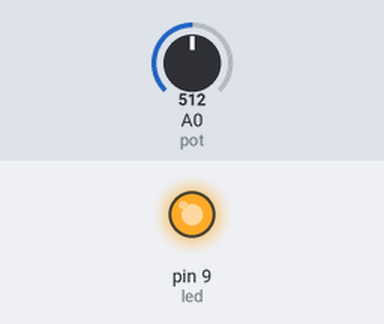
The sketch below on a simulated Arduino Uno, built with avr-gcc and run on an emulated ATmega328P. Shown: output pins drawn as LEDs (lit = HIGH). The test bench sets the inputs (shaded band); at power-on: A0 (pot) = 512.

Above: at 1.2 s.
1.3 s: A0 (pot) set to 504
At 1.7 s:
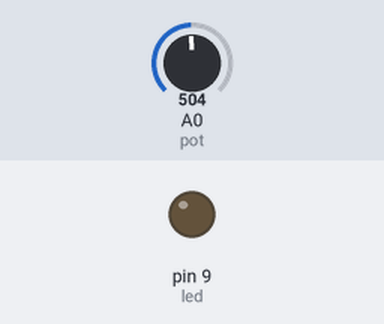
2.8 s: A0 (pot) set to 522
At 4.0 s:
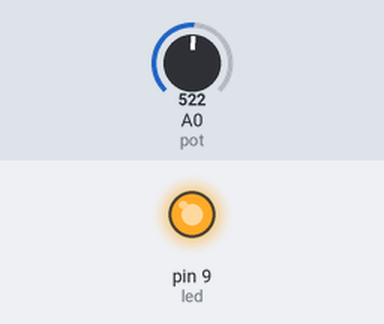
4.3 s: A0 (pot) set to 511
At 5.2 s:
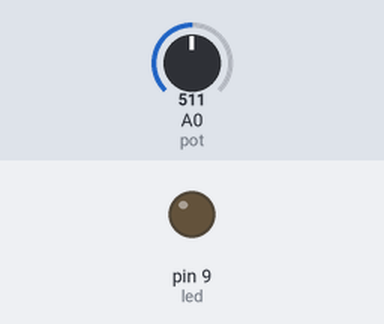
Timing chart, 0 to 7.3 s (numbered marks = the images above; inputs shaded):
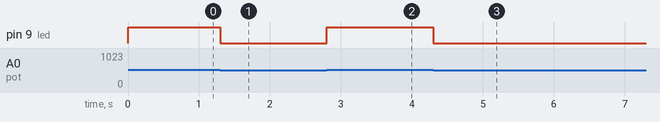

The sketch:

LED_POT.ino
```cpp
int led = 9;
int pot = A0;

void setup() {
  // put your setup code here, to run once:
  pinMode(led, OUTPUT);
}

void loop() {
  // put your main code here, to run repeatedly:
  int val = analogRead(pot);
  if(val >= 512) {
    digitalWrite(led, HIGH);
  }
  else {
    digitalWrite(led, LOW);
  }
}
```

Measured:
- the behaviour switches between 512 and 511 on A0 (pot) (found by bisection; images 0 and 1)
- after the input at 1.3 s, pin 9 (led): HIGH → LOW at once
- after the input at 2.8 s, pin 9 (led): LOW → HIGH at once
- after the input at 4.3 s, pin 9 (led): HIGH → LOW at once
